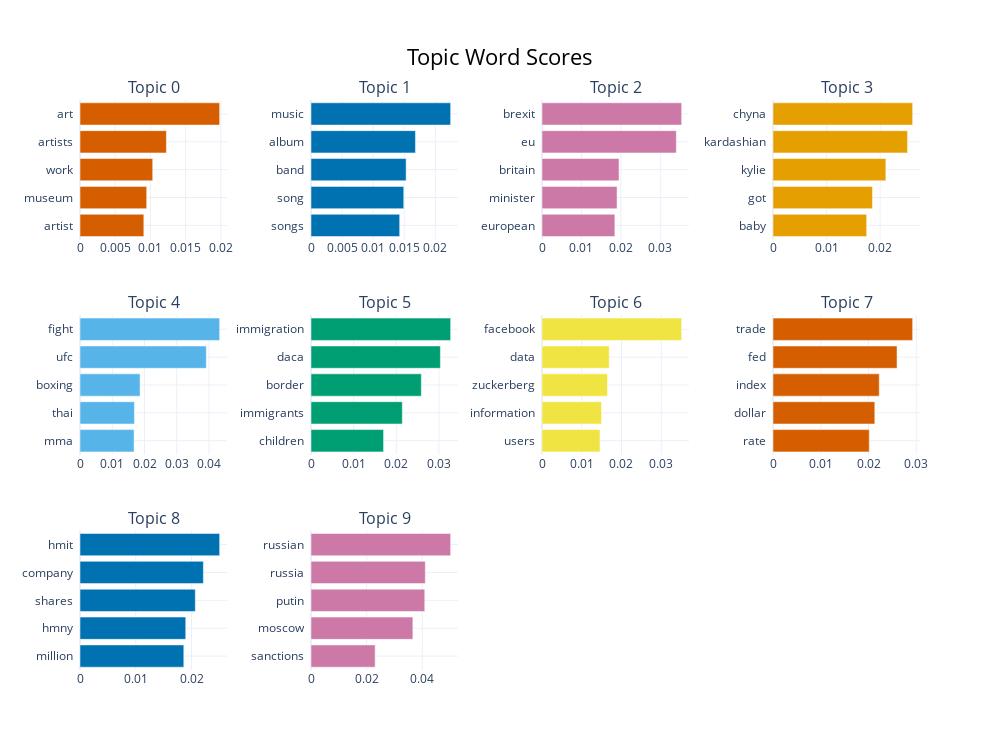

The cell this chart's notebook holds for it:
### Code cell
topic_model.visualize_barchart(top_n_topics=10)

### Figure 1 — Plotly figure (JSON) as saved in the notebook; plotly's stock layout.template omitted (floating-point values rounded to 4 significant figures)
{"data": [{"marker": {"color": "#D55E00"}, "orientation": "h", "type": "bar", "x": [0.009064, 0.009474, 0.01032, 0.01227, 0.01983], "xaxis": "x", "y": ["artist  ", "museum  ", "work  ", "artists  ", "art  "], "yaxis": "y"}, {"marker": {"color": "#0072B2"}, "orientation": "h", "type": "bar", "x": [0.01426, 0.01492, 0.0153, 0.0168, 0.02246], "xaxis": "x2", "y": ["songs  ", "song  ", "band  ", "album  ", "music  "], "yaxis": "y2"}, {"marker": {"color": "#CC79A7"}, "orientation": "h", "type": "bar", "x": [0.01847, 0.01903, 0.01953, 0.03405, 0.03541], "xaxis": "x3", "y": ["european  ", "minister  ", "britain  ", "eu  ", "brexit  "], "yaxis": "y3"}, {"marker": {"color": "#E69F00"}, "orientation": "h", "type": "bar", "x": [0.01748, 0.01857, 0.02107, 0.02512, 0.02607], "xaxis": "x4", "y": ["baby  ", "got  ", "kylie  ", "kardashian  ", "chyna  "], "yaxis": "y4"}, {"marker": {"color": "#56B4E9"}, "orientation": "h", "type": "bar", "x": [0.01677, 0.01687, 0.01862, 0.03916, 0.0433], "xaxis": "x5", "y": ["mma  ", "thai  ", "boxing  ", "ufc  ", "fight  "], "yaxis": "y5"}, {"marker": {"color": "#009E73"}, "orientation": "h", "type": "bar", "x": [0.01702, 0.02142, 0.02588, 0.03035, 0.03276], "xaxis": "x6", "y": ["children  ", "immigrants  ", "border  ", "daca  ", "immigration  "], "yaxis": "y6"}, {"marker": {"color": "#F0E442"}, "orientation": "h", "type": "bar", "x": [0.01459, 0.01497, 0.01648, 0.01691, 0.03514], "xaxis": "x7", "y": ["users  ", "information  ", "zuckerberg  ", "data  ", "facebook  "], "yaxis": "y7"}, {"marker": {"color": "#D55E00"}, "orientation": "h", "type": "bar", "x": [0.02016, 0.02132, 0.02225, 0.02598, 0.02925], "xaxis": "x8", "y": ["rate  ", "dollar  ", "index  ", "fed  ", "trade  "], "yaxis": "y8"}, {"marker": {"color": "#0072B2"}, "orientation": "h", "type": "bar", "x": [0.01862, 0.01897, 0.02068, 0.02213, 0.02505], "xaxis": "x9", "y": ["million  ", "hmny  ", "shares  ", "company  ", "hmit  "], "yaxis": "y9"}, {"marker": {"color": "#CC79A7"}, "orientation": "h", "type": "bar", "x": [0.02306, 0.03661, 0.04088, 0.04108, 0.05019], "xaxis": "x10", "y": ["sanctions  ", "moscow  ", "putin  ", "russia  ", "russian  "], "yaxis": "y10"}], "layout": {"annotations": [{"font": {"size": 16}, "showarrow": false, "text": "Topic 0", "x": 0.0875, "xanchor": "center", "xref": "paper", "y": 1, "yanchor": "bottom", "yref": "paper"}, {"font": {"size": 16}, "showarrow": false, "text": "Topic 1", "x": 0.3625, "xanchor": "center", "xref": "paper", "y": 1, "yanchor": "bottom", "yref": "paper"}, {"font": {"size": 16}, "showarrow": false, "text": "Topic 2", "x": 0.6375, "xanchor": "center", "xref": "paper", "y": 1, "yanchor": "bottom", "yref": "paper"}, {"font": {"size": 16}, "showarrow": false, "text": "Topic 3", "x": 0.9125, "xanchor": "center", "xref": "paper", "y": 1, "yanchor": "bottom", "yref": "paper"}, {"font": {"size": 16}, "showarrow": false, "text": "Topic 4", "x": 0.0875, "xanchor": "center", "xref": "paper", "y": 0.6222, "yanchor": "bottom", "yref": "paper"}, {"font": {"size": 16}, "showarrow": false, "text": "Topic 5", "x": 0.3625, "xanchor": "center", "xref": "paper", "y": 0.6222, "yanchor": "bottom", "yref": "paper"}, {"font": {"size": 16}, "showarrow": false, "text": "Topic 6", "x": 0.6375, "xanchor": "center", "xref": "paper", "y": 0.6222, "yanchor": "bottom", "yref": "paper"}, {"font": {"size": 16}, "showarrow": false, "text": "Topic 7", "x": 0.9125, "xanchor": "center", "xref": "paper", "y": 0.6222, "yanchor": "bottom", "yref": "paper"}, {"font": {"size": 16}, "showarrow": false, "text": "Topic 8", "x": 0.0875, "xanchor": "center", "xref": "paper", "y": 0.2444, "yanchor": "bottom", "yref": "paper"}, {"font": {"size": 16}, "showarrow": false, "text": "Topic 9", "x": 0.3625, "xanchor": "center", "xref": "paper", "y": 0.2444, "yanchor": "bottom", "yref": "paper"}], "height": 750, "hoverlabel": {"bgcolor": "white", "font": {"family": "Rockwell", "size": 16}}, "showlegend": false, "title": {"font": {"color": "Black", "size": 22}, "text": "Topic Word Scores", "x": 0.5, "xanchor": "center", "yanchor": "top"}, "width": 1000, "xaxis": {"anchor": "y", "domain": [0, 0.175], "showgrid": true}, "xaxis10": {"anchor": "y10", "domain": [0.275, 0.45], "showgrid": true}, "xaxis11": {"anchor": "y11", "domain": [0.55, 0.725], "showgrid": true}, "xaxis12": {"anchor": "y12", "domain": [0.825, 1], "showgrid": true}, "xaxis2": {"anchor": "y2", "domain": [0.275, 0.45], "showgrid": true}, "xaxis3": {"anchor": "y3", "domain": [0.55, 0.725], "showgrid": true}, "xaxis4": {"anchor": "y4", "domain": [0.825, 1], "showgrid": true}, "xaxis5": {"anchor": "y5", "domain": [0, 0.175], "showgrid": true}, "xaxis6": {"anchor": "y6", "domain": [0.275, 0.45], "showgrid": true}, "xaxis7": {"anchor": "y7", "domain": [0.55, 0.725], "showgrid": true}, "xaxis8": {"anchor": "y8", "domain": [0.825, 1], "showgrid": true}, "xaxis9": {"anchor": "y9", "domain": [0, 0.175], "showgrid": true}, "yaxis": {"anchor": "x", "domain": [0.7556, 1], "showgrid": true}, "yaxis10": {"anchor": "x10", "domain": [0, 0.2444], "showgrid": true}, "yaxis11": {"anchor": "x11", "domain": [0, 0.2444], "showgrid": true}, "yaxis12": {"anchor": "x12", "domain": [0, 0.2444], "showgrid": true}, "yaxis2": {"anchor": "x2", "domain": [0.7556, 1], "showgrid": true}, "yaxis3": {"anchor": "x3", "domain": [0.7556, 1], "showgrid": true}, "yaxis4": {"anchor": "x4", "domain": [0.7556, 1], "showgrid": true}, "yaxis5": {"anchor": "x5", "domain": [0.3778, 0.6222], "showgrid": true}, "yaxis6": {"anchor": "x6", "domain": [0.3778, 0.6222], "showgrid": true}, "yaxis7": {"anchor": "x7", "domain": [0.3778, 0.6222], "showgrid": true}, "yaxis8": {"anchor": "x8", "domain": [0.3778, 0.6222], "showgrid": true}, "yaxis9": {"anchor": "x9", "domain": [0, 0.2444], "showgrid": true}}}
